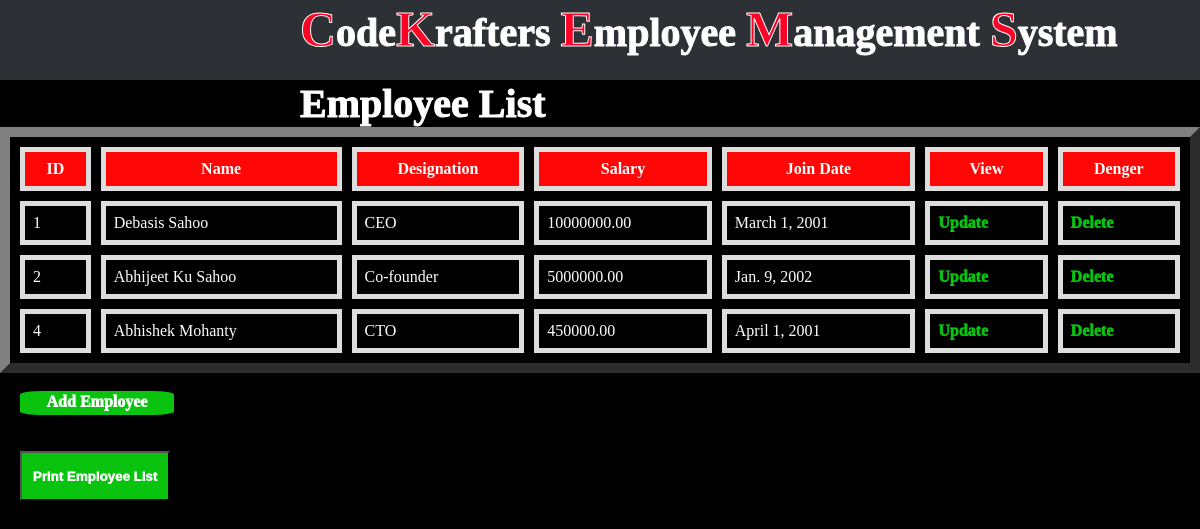
The page / on the database its author committed.
### employees/models.py (models this page shows, shortened)
class Employee(models.Model):
    name = models.CharField(max_length=255)
    employee_id = models.AutoField(primary_key=True)
    designation = models.CharField(max_length=255)
    salary = models.DecimalField(max_digits=10, decimal_places=2)
    join_date = models.DateField()

### employees/views.py (the view)
# urls.py: path('', views.index, name='index'),
def index(request):
    employees = Employee.objects.all()
    return render(request, 'employees/index.html', {'employees': employees})

### templates/employees/index.html (shortened to what this page needs)
{% load static %}
<!DOCTYPE html>
<html lang="en">
  <head>
    <link
      rel="stylesheet"
      type="text/css"
      href="{% static 'employees/css/styles.css' %}"
    />
  </head>
  <body>
    <div class="navbar">
      <h1 class="nav-name">
        <b>C</b>ode<b>K</b>rafters <b>E</b>mployee <b>M</b>anagement <b>S</b>ystem
      </h1>
    </div>
    <h1>Employee List</h1>
    <table border="10">
      <thead>
        <tr>
          <th class="th">ID</th>
          <th class="th">Name</th>
          <th class="th">Designation</th>
          <th class="th">Salary</th>
          <th class="th">Join Date</th>
          <th class="th">View</th>
          <th class="th">Denger</th>
        </tr>
      </thead>
      <tbody>
        {% for employee in employees %}
        <tr>
          <td>{{ employee.employee_id }}</td>
          <td>{{ employee.name }}</td>
          <td>{{ employee.designation }}</td>
          <td>{{ employee.salary }}</td>
          <td>{{ employee.join_date }}</td>
          <td>
            <a
              href="{% url 'update_employee' employee_id=employee.employee_id %}">Update</a>
          </td>
          <td>
            <a
              href="{% url 'delete_employee' employee_id=employee.employee_id %}">Delete</a>
          </td>
        </tr>
        {% endfor %}
      </tbody>
    </table>
    <br />
    <p class="add"><a href="{% url 'add_employee' %}">Add Employee</a></p>
    <br /><br />
    <button onclick="printEmployeeList()">Print Employee List</button>
  </body>
</html>

### employees/static/employees/css/styles.css (style rules this page uses)
* { margin: 0; padding: 0; }
body { background-color: black; }
.navbar { height: 80px; width: 100%; background-color: rgb(45, 49, 53); position: relative; }
b { font-size: 50px; color: rgb(255, 0, 38); }
h1 { color: #ffffff; -webkit-text-stroke: 1px #ffffff; font-size: 40px; margin-left: 25%; }
table { width: 100%; border-collapse: separate; border-spacing: 10px; }
td { border: 5px solid #ddd; padding: 8px; text-align: left; color: #ffffff; }
td>a { text-decoration: none; font-weight: 1000; color: #09c30f; }
.th { border: 5px solid #ddd; padding: 8px; text-align: center; background-color: rgb(255, 7, 7); color: #ffffff; }
button { background-color: #09c30f ; height: 50px; width: 150px; color: white; font-weight: 1000; margin-left: 20px; }
a { text-decoration: none; color: white; }
.add { height: 20px; width: 150px; background-color: #09c30f; border: 2px #09c30f solid; margin-left: 20px; text-align: center; color: white; font-weight: 1000; border-radius: 15%; }

### rows shown on the page
Employee: employee_id "1", name "Debasis Sahoo", designation "CEO", salary "10000000.00", join_date "March 1, 2001"
Employee: employee_id "2", name "Abhijeet Ku Sahoo", designation "Co-founder", salary "5000000.00", join_date "Jan. 9, 2002"
Employee: employee_id "4", name "Abhishek Mohanty", designation "CTO", salary "450000.00", join_date "April 1, 2001"
